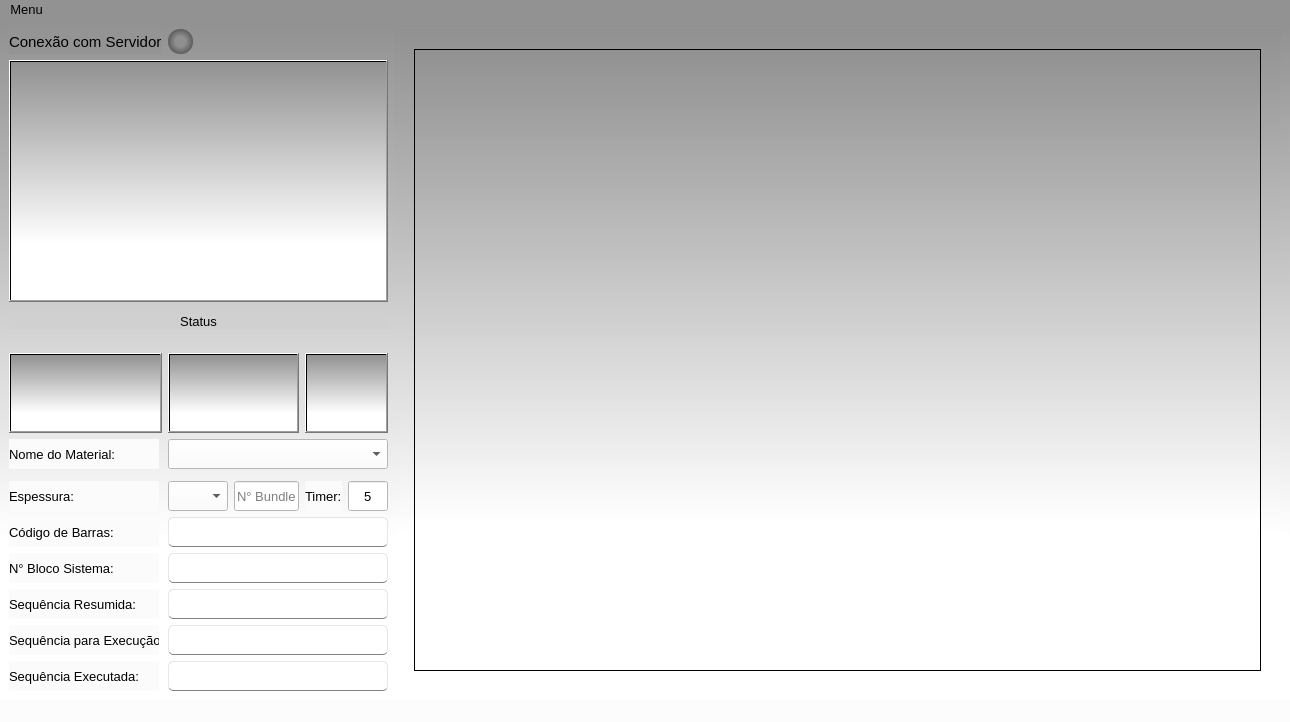
<?xml version="1.0" encoding="UTF-8"?>
<ui version="4.0">
 <class>MainWindow</class>
 <widget class="QMainWindow" name="MainWindow">
  <property name="geometry">
   <rect>
    <x>0</x>
    <y>0</y>
    <width>1290</width>
    <height>722</height>
   </rect>
  </property>
  <property name="windowTitle">
   <string>Stone Photo Studio</string>
  </property>
  <property name="windowIcon">
   <iconset>
    <normaloff>../imagens/icone.png</normaloff>../imagens/icone.png</iconset>
  </property>
  <property name="autoFillBackground">
   <bool>false</bool>
  </property>
  <property name="styleSheet">
   <string notr="true">background-color: qlineargradient(spread:pad, x1:0, y1:0, x2:0, y2:1, stop:0 rgba(145, 145, 145, 255), stop:0.762712 rgba(255, 255, 255, 255));</string>
  </property>
  <widget class="QWidget" name="centralwidget">
   <layout class="QGridLayout" name="gridLayout_2">
    <item row="0" column="0">
     <widget class="QLabel" name="label_11">
      <property name="sizePolicy">
       <sizepolicy hsizetype="Preferred" vsizetype="Preferred">
        <horstretch>0</horstretch>
        <verstretch>0</verstretch>
       </sizepolicy>
      </property>
      <property name="minimumSize">
       <size>
        <width>0</width>
        <height>0</height>
       </size>
      </property>
      <property name="maximumSize">
       <size>
        <width>400</width>
        <height>16777215</height>
       </size>
      </property>
      <property name="font">
       <font>
        <pointsize>11</pointsize>
       </font>
      </property>
      <property name="styleSheet">
       <string notr="true">background-color: rgb(148, 148, 148);</string>
      </property>
      <property name="text">
       <string>Conexão com Servidor</string>
      </property>
     </widget>
    </item>
    <item row="13" column="0">
     <widget class="QLabel" name="label_8">
      <property name="sizePolicy">
       <sizepolicy hsizetype="Preferred" vsizetype="Preferred">
        <horstretch>0</horstretch>
        <verstretch>0</verstretch>
       </sizepolicy>
      </property>
      <property name="minimumSize">
       <size>
        <width>0</width>
        <height>0</height>
       </size>
      </property>
      <property name="maximumSize">
       <size>
        <width>150</width>
        <height>16777215</height>
       </size>
      </property>
      <property name="font">
       <font>
        <pointsize>10</pointsize>
       </font>
      </property>
      <property name="styleSheet">
       <string notr="true">background-color: rgb(251, 251, 251);</string>
      </property>
      <property name="text">
       <string>Sequência Resumida:</string>
      </property>
     </widget>
    </item>
    <item row="11" column="0">
     <widget class="QLabel" name="label_5">
      <property name="sizePolicy">
       <sizepolicy hsizetype="Preferred" vsizetype="Preferred">
        <horstretch>0</horstretch>
        <verstretch>0</verstretch>
       </sizepolicy>
      </property>
      <property name="minimumSize">
       <size>
        <width>0</width>
        <height>0</height>
       </size>
      </property>
      <property name="maximumSize">
       <size>
        <width>150</width>
        <height>16777215</height>
       </size>
      </property>
      <property name="font">
       <font>
        <pointsize>10</pointsize>
       </font>
      </property>
      <property name="styleSheet">
       <string notr="true">background-color: rgb(251, 251, 251);</string>
      </property>
      <property name="text">
       <string>Código de Barras:</string>
      </property>
     </widget>
    </item>
    <item row="15" column="0">
     <widget class="QLabel" name="label_10">
      <property name="sizePolicy">
       <sizepolicy hsizetype="Preferred" vsizetype="Preferred">
        <horstretch>0</horstretch>
        <verstretch>0</verstretch>
       </sizepolicy>
      </property>
      <property name="minimumSize">
       <size>
        <width>0</width>
        <height>0</height>
       </size>
      </property>
      <property name="maximumSize">
       <size>
        <width>150</width>
        <height>16777215</height>
       </size>
      </property>
      <property name="font">
       <font>
        <pointsize>10</pointsize>
       </font>
      </property>
      <property name="styleSheet">
       <string notr="true">background-color: rgb(251, 251, 251);</string>
      </property>
      <property name="text">
       <string>Sequência Executada:</string>
      </property>
     </widget>
    </item>
    <item row="12" column="0">
     <widget class="QLabel" name="label_7">
      <property name="sizePolicy">
       <sizepolicy hsizetype="Preferred" vsizetype="Preferred">
        <horstretch>0</horstretch>
        <verstretch>0</verstretch>
       </sizepolicy>
      </property>
      <property name="minimumSize">
       <size>
        <width>0</width>
        <height>0</height>
       </size>
      </property>
      <property name="maximumSize">
       <size>
        <width>150</width>
        <height>16777215</height>
       </size>
      </property>
      <property name="font">
       <font>
        <pointsize>10</pointsize>
       </font>
      </property>
      <property name="styleSheet">
       <string notr="true">background-color: rgb(251, 251, 251);</string>
      </property>
      <property name="text">
       <string>N° Bloco Sistema:</string>
      </property>
     </widget>
    </item>
    <item row="14" column="0">
     <widget class="QLabel" name="label_9">
      <property name="sizePolicy">
       <sizepolicy hsizetype="Preferred" vsizetype="Preferred">
        <horstretch>0</horstretch>
        <verstretch>0</verstretch>
       </sizepolicy>
      </property>
      <property name="minimumSize">
       <size>
        <width>0</width>
        <height>0</height>
       </size>
      </property>
      <property name="maximumSize">
       <size>
        <width>150</width>
        <height>16777215</height>
       </size>
      </property>
      <property name="font">
       <font>
        <pointsize>10</pointsize>
       </font>
      </property>
      <property name="styleSheet">
       <string notr="true">background-color: rgb(251, 251, 251);</string>
      </property>
      <property name="text">
       <string>Sequência para Execução:</string>
      </property>
     </widget>
    </item>
    <item row="0" column="10" rowspan="16">
     <widget class="QFrame" name="frame">
      <property name="sizePolicy">
       <sizepolicy hsizetype="Minimum" vsizetype="Minimum">
        <horstretch>0</horstretch>
        <verstretch>0</verstretch>
       </sizepolicy>
      </property>
      <property name="minimumSize">
       <size>
        <width>600</width>
        <height>400</height>
       </size>
      </property>
      <property name="maximumSize">
       <size>
        <width>16777215</width>
        <height>16777215</height>
       </size>
      </property>
      <property name="baseSize">
       <size>
        <width>1024</width>
        <height>768</height>
       </size>
      </property>
      <property name="frameShape">
       <enum>QFrame::NoFrame</enum>
      </property>
      <layout class="QGridLayout" name="gridLayout_4">
       <property name="sizeConstraint">
        <enum>QLayout::SetDefaultConstraint</enum>
       </property>
       <property name="leftMargin">
        <number>20</number>
       </property>
       <property name="topMargin">
        <number>20</number>
       </property>
       <property name="rightMargin">
        <number>20</number>
       </property>
       <property name="bottomMargin">
        <number>20</number>
       </property>
       <property name="spacing">
        <number>6</number>
       </property>
       <item row="0" column="0">
        <widget class="QLabel" name="labelImagem">
         <property name="enabled">
          <bool>true</bool>
         </property>
         <property name="sizePolicy">
          <sizepolicy hsizetype="MinimumExpanding" vsizetype="MinimumExpanding">
           <horstretch>0</horstretch>
           <verstretch>0</verstretch>
          </sizepolicy>
         </property>
         <property name="minimumSize">
          <size>
           <width>800</width>
           <height>600</height>
          </size>
         </property>
         <property name="frameShape">
          <enum>QFrame::Box</enum>
         </property>
         <property name="frameShadow">
          <enum>QFrame::Plain</enum>
         </property>
         <property name="text">
          <string/>
         </property>
         <property name="pixmap">
          <pixmap>../imagens/Logo Stone Photo Studio SP.png</pixmap>
         </property>
         <property name="scaledContents">
          <bool>true</bool>
         </property>
         <property name="alignment">
          <set>Qt::AlignCenter</set>
         </property>
        </widget>
       </item>
      </layout>
     </widget>
    </item>
    <item row="10" column="0">
     <widget class="QLabel" name="label_3">
      <property name="sizePolicy">
       <sizepolicy hsizetype="Preferred" vsizetype="Preferred">
        <horstretch>0</horstretch>
        <verstretch>0</verstretch>
       </sizepolicy>
      </property>
      <property name="minimumSize">
       <size>
        <width>0</width>
        <height>0</height>
       </size>
      </property>
      <property name="maximumSize">
       <size>
        <width>150</width>
        <height>16777215</height>
       </size>
      </property>
      <property name="font">
       <font>
        <pointsize>10</pointsize>
       </font>
      </property>
      <property name="styleSheet">
       <string notr="true">background-color: rgb(251, 251, 251);</string>
      </property>
      <property name="text">
       <string>Espessura:</string>
      </property>
     </widget>
    </item>
    <item row="8" column="1" colspan="4">
     <widget class="QComboBox" name="comboBox_material">
      <property name="minimumSize">
       <size>
        <width>0</width>
        <height>30</height>
       </size>
      </property>
      <property name="font">
       <font>
        <pointsize>10</pointsize>
       </font>
      </property>
      <property name="autoFillBackground">
       <bool>false</bool>
      </property>
      <property name="styleSheet">
       <string notr="true">QComboBox {
background-color: rgb(255, 255, 255);
}</string>
      </property>
      <property name="editable">
       <bool>false</bool>
      </property>
      <property name="currentText">
       <string/>
      </property>
      <property name="frame">
       <bool>true</bool>
      </property>
     </widget>
    </item>
    <item row="10" column="2">
     <widget class="QLineEdit" name="lineEdit_3">
      <property name="sizePolicy">
       <sizepolicy hsizetype="Preferred" vsizetype="Preferred">
        <horstretch>0</horstretch>
        <verstretch>0</verstretch>
       </sizepolicy>
      </property>
      <property name="minimumSize">
       <size>
        <width>0</width>
        <height>30</height>
       </size>
      </property>
      <property name="maximumSize">
       <size>
        <width>65</width>
        <height>16777215</height>
       </size>
      </property>
      <property name="font">
       <font>
        <pointsize>10</pointsize>
       </font>
      </property>
      <property name="styleSheet">
       <string notr="true">background-color: rgb(255, 255, 255);</string>
      </property>
      <property name="alignment">
       <set>Qt::AlignLeading|Qt::AlignLeft|Qt::AlignVCenter</set>
      </property>
      <property name="placeholderText">
       <string>N° Bundle</string>
      </property>
     </widget>
    </item>
    <item row="10" column="1">
     <widget class="QComboBox" name="comboBox_espessura">
      <property name="minimumSize">
       <size>
        <width>0</width>
        <height>30</height>
       </size>
      </property>
      <property name="maximumSize">
       <size>
        <width>60</width>
        <height>16777215</height>
       </size>
      </property>
      <property name="font">
       <font>
        <pointsize>10</pointsize>
       </font>
      </property>
      <property name="styleSheet">
       <string notr="true">QComboBox {
background-color: rgb(255, 255, 255);
}</string>
      </property>
      <property name="editable">
       <bool>false</bool>
      </property>
      <property name="currentText">
       <string/>
      </property>
      <property name="maxVisibleItems">
       <number>10</number>
      </property>
      <property name="frame">
       <bool>true</bool>
      </property>
     </widget>
    </item>
    <item row="10" column="4">
     <widget class="QLineEdit" name="lineEdit_5">
      <property name="sizePolicy">
       <sizepolicy hsizetype="Preferred" vsizetype="Preferred">
        <horstretch>0</horstretch>
        <verstretch>0</verstretch>
       </sizepolicy>
      </property>
      <property name="minimumSize">
       <size>
        <width>0</width>
        <height>30</height>
       </size>
      </property>
      <property name="maximumSize">
       <size>
        <width>40</width>
        <height>16777215</height>
       </size>
      </property>
      <property name="font">
       <font>
        <pointsize>10</pointsize>
       </font>
      </property>
      <property name="styleSheet">
       <string notr="true">background-color: rgb(255, 255, 255);</string>
      </property>
      <property name="text">
       <string>5</string>
      </property>
      <property name="maxLength">
       <number>2</number>
      </property>
      <property name="echoMode">
       <enum>QLineEdit::Normal</enum>
      </property>
      <property name="alignment">
       <set>Qt::AlignCenter</set>
      </property>
     </widget>
    </item>
    <item row="14" column="1" colspan="4">
     <widget class="QLineEdit" name="lineEdit_8">
      <property name="sizePolicy">
       <sizepolicy hsizetype="Preferred" vsizetype="Preferred">
        <horstretch>0</horstretch>
        <verstretch>0</verstretch>
       </sizepolicy>
      </property>
      <property name="minimumSize">
       <size>
        <width>0</width>
        <height>30</height>
       </size>
      </property>
      <property name="maximumSize">
       <size>
        <width>255</width>
        <height>16777215</height>
       </size>
      </property>
      <property name="font">
       <font>
        <pointsize>10</pointsize>
       </font>
      </property>
      <property name="styleSheet">
       <string notr="true">QLineEdit {
border: none;
border-radius: 5%;
padding: 5px;
border: 0.5px solid rgba(131, 131, 131, 50);
border-bottom: 1px solid #838383;
background-color: rgb(255, 255, 255);
}
QLineEdit:focus {
border: none;
border: 0.5px solid rgba(131, 131, 131, 50);
border-bottom: 1.5px solid #003ae5;
}
QLineEdit:focus:hover {
border: none;
border: 0.5px solid rgba(131, 131, 131, 50);
border-bottom: 1px solid #838383;

}</string>
      </property>
      <property name="alignment">
       <set>Qt::AlignLeading|Qt::AlignLeft|Qt::AlignVCenter</set>
      </property>
     </widget>
    </item>
    <item row="15" column="1" colspan="4">
     <widget class="QLineEdit" name="lineEdit_9">
      <property name="sizePolicy">
       <sizepolicy hsizetype="Preferred" vsizetype="Preferred">
        <horstretch>0</horstretch>
        <verstretch>0</verstretch>
       </sizepolicy>
      </property>
      <property name="minimumSize">
       <size>
        <width>0</width>
        <height>30</height>
       </size>
      </property>
      <property name="maximumSize">
       <size>
        <width>255</width>
        <height>16777215</height>
       </size>
      </property>
      <property name="font">
       <font>
        <pointsize>10</pointsize>
       </font>
      </property>
      <property name="styleSheet">
       <string notr="true">QLineEdit {
border: none;
border-radius: 5%;
padding: 5px;
border: 0.5px solid rgba(131, 131, 131, 50);
border-bottom: 1px solid #838383;
background-color: rgb(255, 255, 255);
}
QLineEdit:focus {
border: none;
border: 0.5px solid rgba(131, 131, 131, 50);
border-bottom: 1.5px solid #003ae5;
}
QLineEdit:focus:hover {
border: none;
border: 0.5px solid rgba(131, 131, 131, 50);
border-bottom: 1px solid #838383;

}</string>
      </property>
      <property name="alignment">
       <set>Qt::AlignLeading|Qt::AlignLeft|Qt::AlignVCenter</set>
      </property>
     </widget>
    </item>
    <item row="13" column="1" colspan="4">
     <widget class="QLineEdit" name="lineEdit_6">
      <property name="sizePolicy">
       <sizepolicy hsizetype="Preferred" vsizetype="Preferred">
        <horstretch>0</horstretch>
        <verstretch>0</verstretch>
       </sizepolicy>
      </property>
      <property name="minimumSize">
       <size>
        <width>0</width>
        <height>30</height>
       </size>
      </property>
      <property name="maximumSize">
       <size>
        <width>255</width>
        <height>16777215</height>
       </size>
      </property>
      <property name="font">
       <font>
        <pointsize>10</pointsize>
       </font>
      </property>
      <property name="styleSheet">
       <string notr="true">QLineEdit {
border: none;
border-radius: 5%;
padding: 5px;
border: 0.5px solid rgba(131, 131, 131, 50);
border-bottom: 1px solid #838383;
background-color: rgb(255, 255, 255);
}
QLineEdit:focus {
border: none;
border: 0.5px solid rgba(131, 131, 131, 50);
border-bottom: 1.5px solid #003ae5;
}
QLineEdit:focus:hover {
border: none;
border: 0.5px solid rgba(131, 131, 131, 50);
border-bottom: 1px solid #838383;

}</string>
      </property>
      <property name="alignment">
       <set>Qt::AlignLeading|Qt::AlignLeft|Qt::AlignVCenter</set>
      </property>
     </widget>
    </item>
    <item row="12" column="1" colspan="4">
     <widget class="QLineEdit" name="lineEdit_7">
      <property name="sizePolicy">
       <sizepolicy hsizetype="Preferred" vsizetype="Preferred">
        <horstretch>0</horstretch>
        <verstretch>0</verstretch>
       </sizepolicy>
      </property>
      <property name="minimumSize">
       <size>
        <width>0</width>
        <height>30</height>
       </size>
      </property>
      <property name="maximumSize">
       <size>
        <width>255</width>
        <height>16777215</height>
       </size>
      </property>
      <property name="font">
       <font>
        <pointsize>10</pointsize>
       </font>
      </property>
      <property name="styleSheet">
       <string notr="true">QLineEdit {
border: none;
border-radius: 5%;
padding: 5px;
border: 0.5px solid rgba(131, 131, 131, 50);
border-bottom: 1px solid #838383;
background-color: rgb(255, 255, 255);
}
QLineEdit:focus {
border: none;
border: 0.5px solid rgba(131, 131, 131, 50);
border-bottom: 1.5px solid #003ae5;
}
QLineEdit:focus:hover {
border: none;
border: 0.5px solid rgba(131, 131, 131, 50);
border-bottom: 1px solid #838383;

}</string>
      </property>
      <property name="alignment">
       <set>Qt::AlignLeading|Qt::AlignLeft|Qt::AlignVCenter</set>
      </property>
     </widget>
    </item>
    <item row="11" column="1" colspan="4">
     <widget class="QLineEdit" name="lineEdit_codigoDeBarras">
      <property name="sizePolicy">
       <sizepolicy hsizetype="Preferred" vsizetype="Preferred">
        <horstretch>0</horstretch>
        <verstretch>0</verstretch>
       </sizepolicy>
      </property>
      <property name="minimumSize">
       <size>
        <width>0</width>
        <height>30</height>
       </size>
      </property>
      <property name="maximumSize">
       <size>
        <width>255</width>
        <height>30</height>
       </size>
      </property>
      <property name="font">
       <font>
        <pointsize>10</pointsize>
       </font>
      </property>
      <property name="styleSheet">
       <string notr="true">QLineEdit {
border: none;
border-radius: 5%;
padding: 5px;
border: 0.5px solid rgba(131, 131, 131, 50);
border-bottom: 1px solid #838383;
background-color: rgb(255, 255, 255);
}
QLineEdit:focus {
border: none;
border: 0.5px solid rgba(131, 131, 131, 50);
border-bottom: 1.5px solid #003ae5;
}
QLineEdit:focus:hover {
border: none;
border: 0.5px solid rgba(131, 131, 131, 50);
border-bottom: 1px solid #838383;

}</string>
      </property>
      <property name="alignment">
       <set>Qt::AlignLeading|Qt::AlignLeft|Qt::AlignVCenter</set>
      </property>
      <property name="clearButtonEnabled">
       <bool>false</bool>
      </property>
     </widget>
    </item>
    <item row="10" column="3">
     <widget class="QLabel" name="label_6">
      <property name="sizePolicy">
       <sizepolicy hsizetype="Preferred" vsizetype="Preferred">
        <horstretch>0</horstretch>
        <verstretch>0</verstretch>
       </sizepolicy>
      </property>
      <property name="minimumSize">
       <size>
        <width>0</width>
        <height>0</height>
       </size>
      </property>
      <property name="maximumSize">
       <size>
        <width>50</width>
        <height>16777215</height>
       </size>
      </property>
      <property name="font">
       <font>
        <pointsize>10</pointsize>
       </font>
      </property>
      <property name="styleSheet">
       <string notr="true">background-color: rgb(251, 251, 251);</string>
      </property>
      <property name="text">
       <string>Timer:</string>
      </property>
     </widget>
    </item>
    <item row="8" column="0">
     <widget class="QLabel" name="label">
      <property name="sizePolicy">
       <sizepolicy hsizetype="Preferred" vsizetype="Preferred">
        <horstretch>0</horstretch>
        <verstretch>0</verstretch>
       </sizepolicy>
      </property>
      <property name="minimumSize">
       <size>
        <width>0</width>
        <height>0</height>
       </size>
      </property>
      <property name="maximumSize">
       <size>
        <width>150</width>
        <height>16777215</height>
       </size>
      </property>
      <property name="font">
       <font>
        <pointsize>10</pointsize>
       </font>
      </property>
      <property name="styleSheet">
       <string notr="true">background-color: rgb(251, 251, 251);</string>
      </property>
      <property name="frameShape">
       <enum>QFrame::NoFrame</enum>
      </property>
      <property name="text">
       <string>Nome do Material:</string>
      </property>
      <property name="textFormat">
       <enum>Qt::AutoText</enum>
      </property>
      <property name="alignment">
       <set>Qt::AlignLeading|Qt::AlignLeft|Qt::AlignVCenter</set>
      </property>
     </widget>
    </item>
    <item row="7" column="0">
     <widget class="QPushButton" name="btnVoltar">
      <property name="sizePolicy">
       <sizepolicy hsizetype="Preferred" vsizetype="Fixed">
        <horstretch>0</horstretch>
        <verstretch>0</verstretch>
       </sizepolicy>
      </property>
      <property name="minimumSize">
       <size>
        <width>0</width>
        <height>80</height>
       </size>
      </property>
      <property name="font">
       <font>
        <pointsize>12</pointsize>
       </font>
      </property>
      <property name="cursor">
       <cursorShape>PointingHandCursor</cursorShape>
      </property>
      <property name="styleSheet">
       <string notr="true">:hover {background-color: qlineargradient(spread:pad, x1:0, y1:0, x2:0, y2:1, stop:0 rgba(229, 241, 251, 255), stop:0.762712 rgba(255, 255, 255, 255))}</string>
      </property>
      <property name="text">
       <string/>
      </property>
      <property name="icon">
       <iconset>
        <normaloff>../imagens/voltar.png</normaloff>../imagens/voltar.png</iconset>
      </property>
      <property name="iconSize">
       <size>
        <width>54</width>
        <height>54</height>
       </size>
      </property>
     </widget>
    </item>
    <item row="0" column="1">
     <widget class="QLabel" name="label_circ_1">
      <property name="sizePolicy">
       <sizepolicy hsizetype="Preferred" vsizetype="Preferred">
        <horstretch>25</horstretch>
        <verstretch>25</verstretch>
       </sizepolicy>
      </property>
      <property name="minimumSize">
       <size>
        <width>25</width>
        <height>25</height>
       </size>
      </property>
      <property name="maximumSize">
       <size>
        <width>25</width>
        <height>25</height>
       </size>
      </property>
      <property name="baseSize">
       <size>
        <width>25</width>
        <height>25</height>
       </size>
      </property>
      <property name="styleSheet">
       <string notr="true">background-color: qradialgradient(spread:pad, cx:0.5, cy:0.5, radius:0.5, fx:0.5, fy:0.5, stop:0.420455 rgba(143, 143, 143, 255), stop:1 rgba(93, 93, 93, 255));
border-radius: 12%;</string>
      </property>
      <property name="text">
       <string/>
      </property>
     </widget>
    </item>
    <item row="7" column="1" colspan="2">
     <widget class="QPushButton" name="btnSalvar">
      <property name="sizePolicy">
       <sizepolicy hsizetype="Preferred" vsizetype="Fixed">
        <horstretch>0</horstretch>
        <verstretch>0</verstretch>
       </sizepolicy>
      </property>
      <property name="minimumSize">
       <size>
        <width>0</width>
        <height>80</height>
       </size>
      </property>
      <property name="font">
       <font>
        <pointsize>12</pointsize>
       </font>
      </property>
      <property name="cursor">
       <cursorShape>PointingHandCursor</cursorShape>
      </property>
      <property name="styleSheet">
       <string notr="true">:hover {background-color: qlineargradient(spread:pad, x1:0, y1:0, x2:0, y2:1, stop:0 rgba(229, 241, 251, 255), stop:0.762712 rgba(255, 255, 255, 255))}</string>
      </property>
      <property name="text">
       <string/>
      </property>
      <property name="icon">
       <iconset>
        <normaloff>../imagens/save.png</normaloff>../imagens/save.png</iconset>
      </property>
      <property name="iconSize">
       <size>
        <width>60</width>
        <height>60</height>
       </size>
      </property>
     </widget>
    </item>
    <item row="7" column="3" colspan="2">
     <widget class="QPushButton" name="btnCrop">
      <property name="sizePolicy">
       <sizepolicy hsizetype="Preferred" vsizetype="Fixed">
        <horstretch>0</horstretch>
        <verstretch>0</verstretch>
       </sizepolicy>
      </property>
      <property name="minimumSize">
       <size>
        <width>0</width>
        <height>80</height>
       </size>
      </property>
      <property name="maximumSize">
       <size>
        <width>410</width>
        <height>16777215</height>
       </size>
      </property>
      <property name="cursor">
       <cursorShape>PointingHandCursor</cursorShape>
      </property>
      <property name="styleSheet">
       <string notr="true">:hover {background-color: qlineargradient(spread:pad, x1:0, y1:0, x2:0, y2:1, stop:0 rgba(229, 241, 251, 255), stop:0.762712 rgba(255, 255, 255, 255))}</string>
      </property>
      <property name="text">
       <string/>
      </property>
      <property name="icon">
       <iconset>
        <normaloff>../imagens/crop.png</normaloff>../imagens/crop.png</iconset>
      </property>
      <property name="iconSize">
       <size>
        <width>54</width>
        <height>54</height>
       </size>
      </property>
     </widget>
    </item>
    <item row="1" column="0" colspan="5">
     <widget class="QPushButton" name="btnCapturar">
      <property name="sizePolicy">
       <sizepolicy hsizetype="Preferred" vsizetype="Expanding">
        <horstretch>0</horstretch>
        <verstretch>0</verstretch>
       </sizepolicy>
      </property>
      <property name="minimumSize">
       <size>
        <width>0</width>
        <height>0</height>
       </size>
      </property>
      <property name="maximumSize">
       <size>
        <width>410</width>
        <height>16777215</height>
       </size>
      </property>
      <property name="cursor">
       <cursorShape>PointingHandCursor</cursorShape>
      </property>
      <property name="styleSheet">
       <string notr="true">:hover {background-color: qlineargradient(spread:pad, x1:0, y1:0, x2:0, y2:1, stop:0 rgba(229, 241, 251, 255), stop:0.762712 rgba(255, 255, 255, 255))}</string>
      </property>
      <property name="text">
       <string/>
      </property>
      <property name="icon">
       <iconset>
        <normaloff>../imagens/cameraOFF.png</normaloff>../imagens/cameraOFF.png</iconset>
      </property>
      <property name="iconSize">
       <size>
        <width>240</width>
        <height>240</height>
       </size>
      </property>
     </widget>
    </item>
    <item row="3" column="0" colspan="5">
     <widget class="QLabel" name="label_status">
      <property name="sizePolicy">
       <sizepolicy hsizetype="Preferred" vsizetype="Preferred">
        <horstretch>0</horstretch>
        <verstretch>0</verstretch>
       </sizepolicy>
      </property>
      <property name="minimumSize">
       <size>
        <width>0</width>
        <height>0</height>
       </size>
      </property>
      <property name="maximumSize">
       <size>
        <width>400</width>
        <height>16777215</height>
       </size>
      </property>
      <property name="font">
       <font>
        <pointsize>10</pointsize>
       </font>
      </property>
      <property name="styleSheet">
       <string notr="true">background-color: rgb(208, 208, 208);</string>
      </property>
      <property name="text">
       <string>Status</string>
      </property>
      <property name="alignment">
       <set>Qt::AlignCenter</set>
      </property>
     </widget>
    </item>
   </layout>
  </widget>
  <widget class="QMenuBar" name="menubar">
   <property name="geometry">
    <rect>
     <x>0</x>
     <y>0</y>
     <width>1290</width>
     <height>23</height>
    </rect>
   </property>
   <property name="font">
    <font>
     <pointsize>10</pointsize>
     <weight>50</weight>
     <bold>false</bold>
    </font>
   </property>
   <property name="styleSheet">
    <string notr="true">background-color: rgb(146, 146, 146);</string>
   </property>
   <widget class="QMenu" name="menuMenu">
    <property name="title">
     <string>Menu</string>
    </property>
    <addaction name="actionConfigurar_Servidor"/>
    <addaction name="actionConfigurar_Material"/>
    <addaction name="actionFechar"/>
   </widget>
   <addaction name="menuMenu"/>
  </widget>
  <widget class="QStatusBar" name="statusbar">
   <property name="styleSheet">
    <string notr="true">background-color: rgb(252, 252, 252);</string>
   </property>
  </widget>
  <action name="actionConfigurar_Servidor">
   <property name="text">
    <string>Configurar Servidor</string>
   </property>
   <property name="shortcutContext">
    <enum>Qt::WindowShortcut</enum>
   </property>
  </action>
  <action name="actionFechar">
   <property name="text">
    <string>Fechar</string>
   </property>
  </action>
  <action name="actionConfigurar_Material">
   <property name="text">
    <string>Configurar Material</string>
   </property>
  </action>
 </widget>
 <tabstops>
  <tabstop>lineEdit_codigoDeBarras</tabstop>
  <tabstop>lineEdit_7</tabstop>
  <tabstop>lineEdit_6</tabstop>
  <tabstop>lineEdit_8</tabstop>
  <tabstop>lineEdit_9</tabstop>
 </tabstops>
 <resources/>
 <connections/>
</ui>
